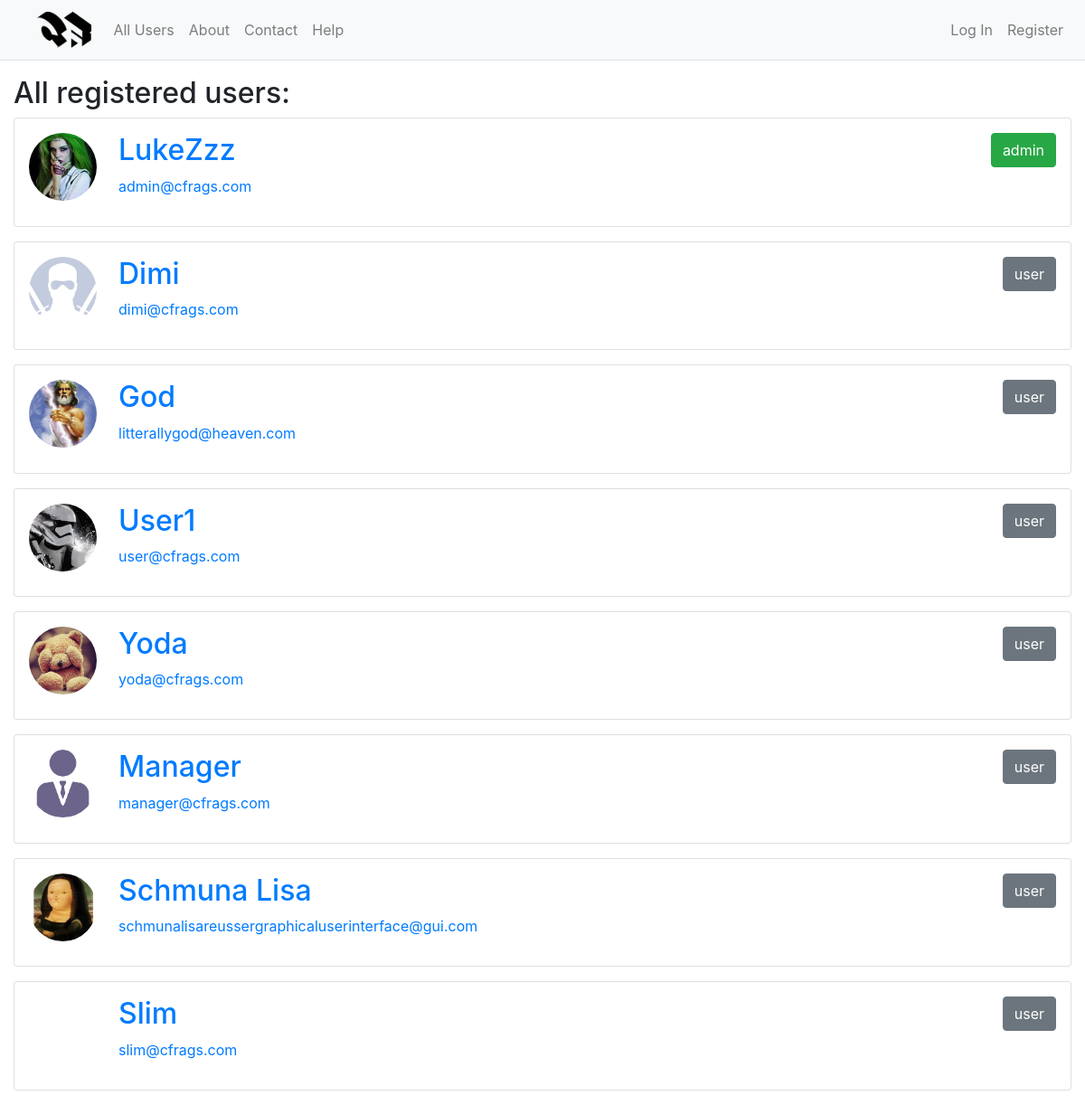
The app's page /allusers, older data.
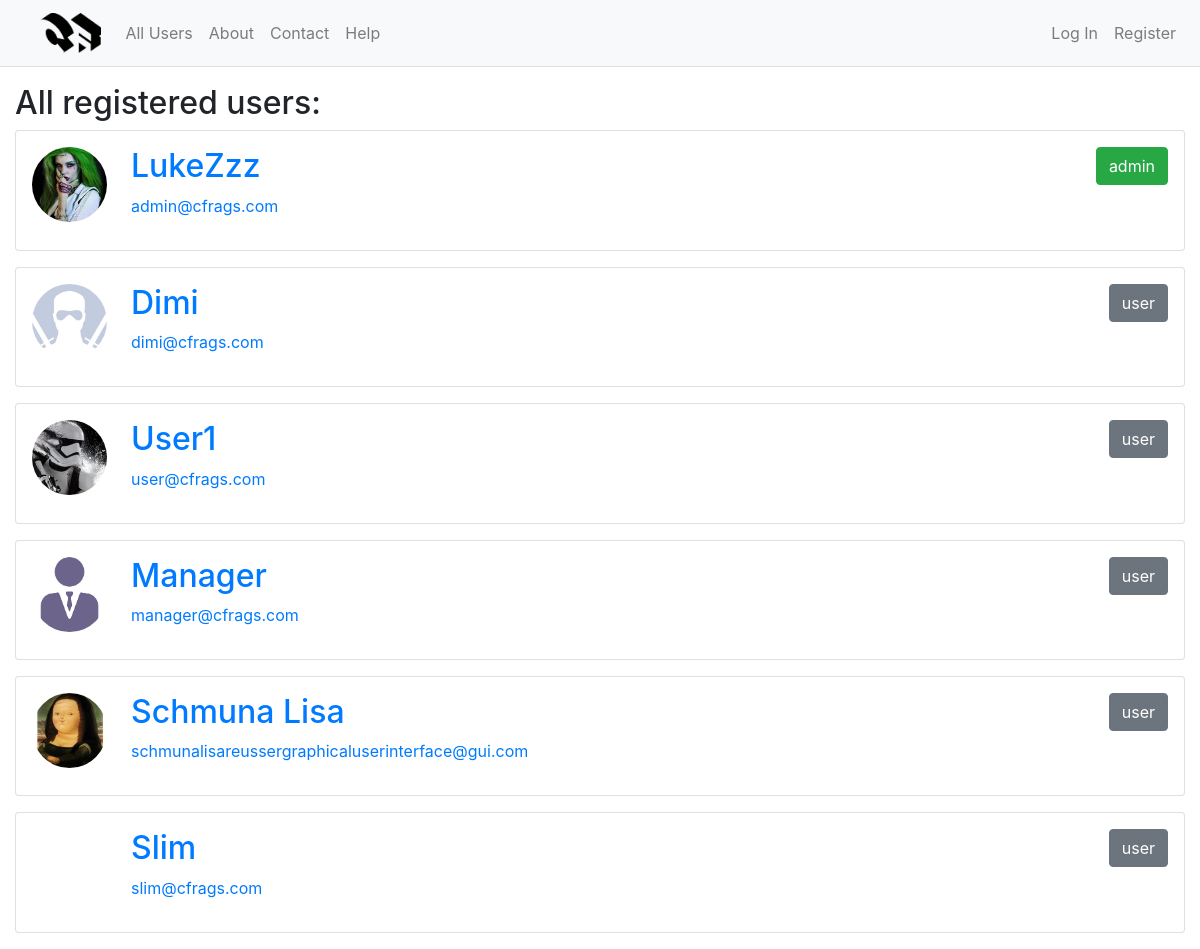
The same page, newer data.
### website/models.py (models this page shows, shortened)
class User(db.Model, UserMixin):
    id = db.Column(db.Integer, primary_key=True)
    username = db.Column(db.String(20), unique=True, nullable=False)
    email = db.Column(db.String(120), unique=True, nullable=False)
    image_file = db.Column(db.String(20), nullable=False, default='default.jpg')
    password = db.Column(db.String(60), nullable=False)
    posts = db.relationship('Post', backref='author', lazy=True)
    liked_comments = db.relationship('CommentLike', backref='user', lazy=True)
    liked_posts = db.relationship('PostLike', backref='user', lazy=True)

### website/users/routes.py (the view)
@users.route("/allusers")
def all_users():
    users = User.query.all()
    if users:
        return render_template("users.html", users=users)
    else:
        flash('There are no users registered!', 'warning')
        return redirect(url_for('main.home'))

### website/templates/users.html (shortened to what this page needs)
{% extends "layout.html" %}
{% block content %}
<div class="col-12">
  <h2>All registered users:</h2>
  {% for user in users %}
	<div class="card w-100 mb-3 p-3">
      <div class="media">
        <img style="height:75px;width:75px;object-fit:cover;" class="rounded-circle account-img mr-4" src="{{ url_for('static', filename='profile_pics/' + user.image_file) }}">
        <div class="media-body h-100">
          <h2 class="account-heading"><a href="{{ url_for('users.user', username=user.username) }}">{{ user.username }}</a></h2>
          <p class="text-secondary">
            <a href="mailto:user.email">{{ user.email }}</a>
          </p>
        </div>
		{% if user.id == 1%}
			<div class="btn btn-success">admin</div>
		{% else %}
			<div class="btn btn-secondary ml-3">user</div>
		{% endif %}
      </div>
    </div>
  {% endfor %}
</div>
{% endblock content %}

### website/templates/layout.html (shortened to what this page needs)
<!DOCTYPE html>
<html lang="en" dir="ltr">
  <head>
    <link rel="stylesheet" href="https://maxcdn.bootstrapcdn.com/bootstrap/4.0.0/css/bootstrap.min.css">
    <link rel="stylesheet" href="{{ url_for('static', filename='master.css') }}">
    <link rel="stylesheet" href="{{ url_for('static', filename='prism.css') }}">
  </head>
  <body>
    {% include "navbar.html" %}
    <div class="container-fluid">
      <div class="row">
        <div class="col-12">
        </div>
        {% block content %}{% endblock %}
      </div>
    </div>
  </body>
</html>

### website/templates/navbar.html (shortened to what this page needs)
<nav class="navbar navbar-expand-md navbar-light bg-light border-bottom mb-3">
  <a class="navbar-brand ml-4" href="{{ url_for('main.home') }}">
    <img src="{{ url_for('static', filename='Logo.png') }}" alt="logo" style="height:40px;">
  </a>
  <div id="navbarNavDropdown" class="navbar-collapse collapse">
    <ul class="navbar-nav w-100">
      <li class="nav-item">
        <a class="nav-link" href="{{ url_for('users.all_users') }}">All Users</a>
      </li>
      <li class="nav-item">
        <a class="nav-link" href="{{ url_for('main.about') }}">About</a>
      </li>
      <li class="nav-item">
        <a class="nav-link" href="{{ url_for('main.contact') }}">Contact</a>
      </li>
      <li class="nav-item">
        <a class="nav-link" href="{{ url_for('main.help') }}">Help</a>
      </li>
      {% if not current_user.is_authenticated %}
        <li class="nav-item  ml-md-auto ml-lg-auto">
          <a class="nav-link" href="{{ url_for('users.login') }}">Log In</a>
        </li>
        <li class="nav-item">
          <a class="nav-link" href="{{ url_for('users.register') }}">Register</a>
        </li>
      {% endif %}
    </ul>
  </div>
</nav>

Row changes from the older to the newer data that the page shows:
removed User: image_file (picture), username "God", email "litterallygod@heaven.com"
removed User: image_file (picture), username "Yoda", email "yoda@cfrags.com"
